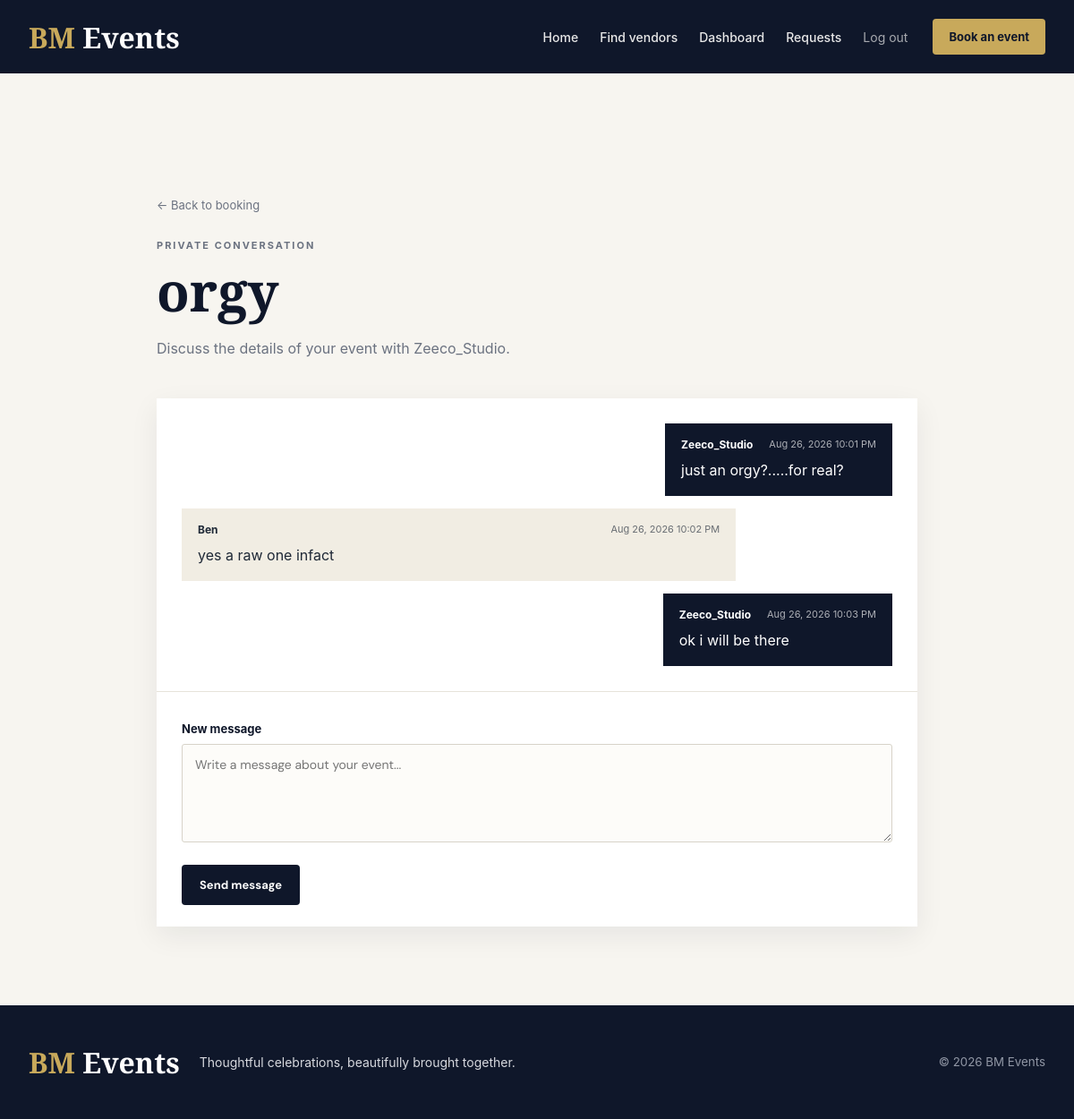
The page /bookings/booking/6/conversation/ (signed in) on the database its author committed.
### bookings/models.py (models this page shows, shortened)
class Booking(models.Model):
    STATUS_CHOICES = [
        ('requested', 'Requested'),
        ('accepted', 'Accepted'),
        ('declined', 'Declined'),
        ('paid', 'Paid'),
        ('cancelled', 'Cancelled'),
    ]
    client = models.ForeignKey(settings.AUTH_USER_MODEL, on_delete=models.CASCADE, related_name='bookings')
    vendor = models.ForeignKey(VendorProfile, on_delete=models.CASCADE, related_name='bookings')
    full_name = models.CharField(max_length=255)
    email = models.EmailField()
    phone = models.CharField(max_length=50, blank=True)
    event_type = models.CharField(max_length=100)
    event_date = models.DateField(null=True, blank=True)
    guests = models.PositiveIntegerField(null=True, blank=True)
    message = models.TextField(blank=True)
    status = models.CharField(max_length=20, choices=STATUS_CHOICES, default='requested')
    created_at = models.DateTimeField(auto_now_add=True)
    updated_at = models.DateTimeField(auto_now=True)

class ConversationMessage(models.Model):
    booking = models.ForeignKey(Booking, on_delete=models.CASCADE, related_name='conversation_messages')
    sender = models.ForeignKey(settings.AUTH_USER_MODEL, on_delete=models.CASCADE, related_name='sent_booking_messages')
    body = models.TextField()
    created_at = models.DateTimeField(auto_now_add=True)
    class Meta:
        ordering = ['created_at']

### vendors/models.py (models this page shows, shortened)
class VendorProfile(models.Model):
    user = models.OneToOneField(settings.AUTH_USER_MODEL, on_delete=models.CASCADE, related_name='vendor_profile')
    business_name = models.CharField(max_length=255)
    description = models.TextField(blank=True)
    location = models.CharField(max_length=255, blank=True)
    contact_phone = models.CharField(max_length=50, blank=True)
    operating_hours = models.CharField(max_length=255, blank=True)
    created_at = models.DateTimeField(auto_now_add=True)
    updated_at = models.DateTimeField(auto_now=True)

### accounts/models.py (models this page shows)
class User(AbstractUser):
    ROLE_CHOICES = (
        ('client', 'Client'),
        ('vendor', 'Vendor'),
        ('admin', 'Admin'),
    )
    role = models.CharField(max_length=20, choices=ROLE_CHOICES, default='client')
    def is_vendor(self):
        return self.role == 'vendor'
    def is_client(self):
        return self.role == 'client'

### bookings/views.py (the view)
# urls.py: path('booking/<int:pk>/conversation/', views.booking_conversation, name='booking_conversation'),
@login_required
def booking_conversation(request, pk):
    booking = get_object_or_404(Booking.objects.select_related('vendor__user', 'client'), pk=pk)
    if request.user != booking.client and request.user != booking.vendor.user:
        messages.error(request, 'You are not authorized to view this conversation.')
        return redirect('index')
    if request.method == 'POST':
        form = ConversationMessageForm(request.POST)
        if form.is_valid():
            message = form.save(commit=False)
            message.booking = booking
            message.sender = request.user
            message.save()
            return redirect('booking_conversation', pk=booking.pk)
    else:
        form = ConversationMessageForm()
    conversation = booking.conversation_messages.select_related('sender').all()
    return render(request, 'bookings/conversation.html', {'booking': booking, 'conversation': conversation, 'form': form})

### bookings/forms.py
class ConversationMessageForm(forms.ModelForm):
    class Meta:
        model = ConversationMessage
        fields = ['body']
        widgets = {'body': forms.Textarea(attrs={'rows': 4, 'placeholder': 'Write a message about your event...'})}

### templates/bookings/conversation.html (shortened to what this page needs)
{% extends 'base.html' %}
{% block content %}
  <section class="conversation-page">
    <a href="{% url 'booking_detail' booking.pk %}" class="back-link">&larr; Back to booking</a>
    <div class="page-heading"><p class="eyebrow">PRIVATE CONVERSATION</p><h1>{{ booking.event_type }}</h1><p>Discuss the details of your event with {{ booking.vendor.business_name }}.</p></div>
    <div class="conversation-panel">
      <div class="conversation-messages">
        {% for message in conversation %}
          <article class="conversation-message {% if message.sender == user %}message-mine{% endif %}"><div class="message-meta"><strong>{{ message.sender.get_full_name|default:message.sender.username }}</strong><time datetime="{{ message.created_at|date:'c' }}">{{ message.created_at|date:'M j, Y g:i A' }}</time></div><p>{{ message.body|linebreaksbr }}</p></article>
        {% empty %}
          <div class="empty-state compact"><p>No messages yet. Start the conversation below.</p></div>
        {% endfor %}
      </div>
      <form method="post" class="site-form conversation-form"><label for="{{ form.body.id_for_label }}">New message</label>{{ form.body }}<button type="submit" class="primary-btn">Send message</button></form>
    </div>
  </section>
{% endblock %}

### static/css/variables.css (style rules this page uses)
:root { --primary-dark: #0F172A; --gold: #C8A95B; --gold-light: #E8D39A; --background-light: #F8F9FC; --white: #FFFFFF; --text-dark: #1F2937; --text-light: #6B7280; --border-light: rgba(255,255,255,0.15); --shadow-sm: 0 5px 15px rgba(0,0,0,0.08); --shadow-md: 0 15px 35px rgba(0,0,0,0.12); --shadow-lg: 0 25px 60px rgba(0,0,0,0.18); --radius-sm: 10px; --radius-md: 20px; --radius-lg: 35px; --transition: all .35s ease; --container-width: 1200px; --section-padding: 100px; }

### static/css/style.css (style rules this page uses)
* { margin: 0; padding: 0; box-sizing: border-box; }
html { scroll-behavior: smooth; }
body { font-family: "Inter", sans-serif; background: var(--background-light); color: var(--text-dark); overflow-x: hidden; }
a { text-decoration: none; color: inherit; }
.primary-btn { background:var(--gold); color:#111; padding:17px 35px; border-radius:50px; font-weight:700; transition:var(--transition); }
.app-page { background: #f7f5f0; }
.page-heading { max-width: 700px; margin-bottom: 42px; }
.page-heading h1, .form-intro h1, .dashboard-heading h1 { font-family: "Playfair Display", serif; color: var(--primary-dark); font-size: clamp(38px, 5vw, 64px); line-height: 1.05; margin: 10px 0 18px; }
.page-heading > p, .form-intro > p:last-child, .dashboard-heading > div > p:last-child { color: var(--text-light); line-height: 1.75; }
.eyebrow, .card-kicker { color: #9c7931; font-weight: 700; letter-spacing: 2px; font-size: 11px; }
.back-link { display: inline-block; color: var(--text-light); font-size: 13px; margin-bottom: 28px; }
.primary-btn, .secondary-btn, .small-btn { display: inline-block; border: 0; cursor: pointer; font: 700 13px "DM Sans", sans-serif; padding: 14px 20px; border-radius: 4px; }
.primary-btn { background: var(--primary-dark); color: #fff; }
.site-form { display: grid; gap: 9px; }
.site-form label { color: var(--primary-dark); font-size: 13px; font-weight: 700; margin-top: 9px; }
.site-form input, .site-form select, .site-form textarea { width: 100%; border: 1px solid #d7d3c9; border-radius: 3px; padding: 13px 14px; background: #fdfcf9; color: var(--text-dark); font: 400 14px "DM Sans", sans-serif; }
.site-form textarea { min-height: 110px; resize: vertical; }
.site-form .primary-btn { margin-top: 16px; }
.conversation-page { max-width: 850px; margin: 0 auto; }
.conversation-panel { background: #fff; box-shadow: 0 10px 30px rgba(15, 23, 42, .07); }
.conversation-messages { display: grid; gap: 14px; padding: 28px; max-height: 520px; overflow-y: auto; }
.conversation-message { max-width: 78%; padding: 16px 18px; background: #f1ede3; color: var(--text-dark); }
.conversation-message.message-mine { margin-left: auto; background: var(--primary-dark); color: #fff; }
.message-meta { display: flex; justify-content: space-between; gap: 18px; font-size: 12px; margin-bottom: 9px; }
.message-meta time { opacity: .65; font-size: 11px; }
.conversation-message p { line-height: 1.55; white-space: pre-wrap; }
.conversation-form { border-top: 1px solid #e7e3da; padding: 24px 28px; }
.conversation-form .primary-btn { justify-self: start; }

### static/css/responsive.css (style rules this page uses)
.app-page .site-form input, .app-page .site-form select, .app-page .site-form textarea { max-width: 100%; }

### rows shown on the page
Booking: event_type "orgy", vendor.business_name "Zeeco_Studio"
ConversationMessage: sender.get_full_name "Zeeco_Studio", created_at "Aug 26, 2026 10:01 PM", body "just an orgy?.....for real?"
ConversationMessage: sender.get_full_name "Ben", created_at "Aug 26, 2026 10:02 PM", body "yes a raw one infact"
ConversationMessage: sender.get_full_name "Zeeco_Studio", created_at "Aug 26, 2026 10:03 PM", body "ok i will be there"
